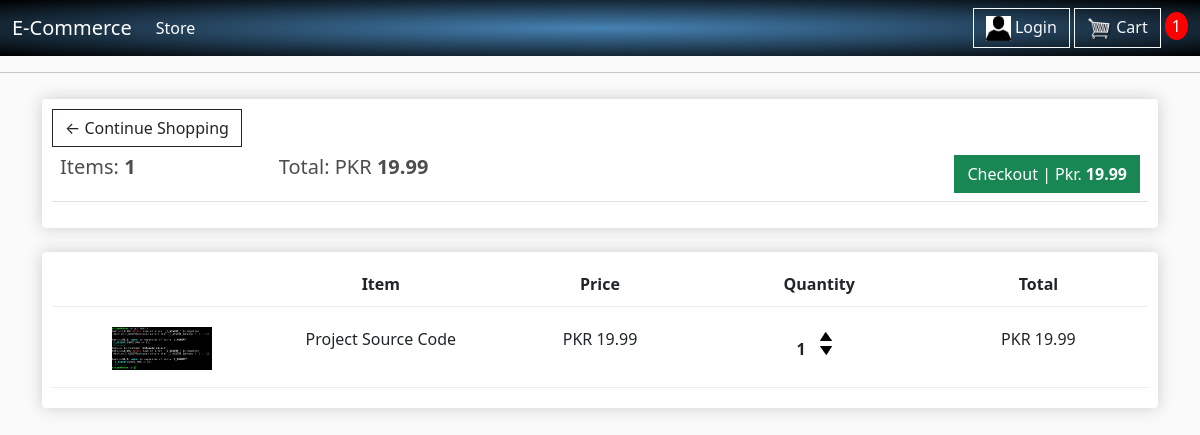
The page /cart/ (signed in) on the database as committed earlier.
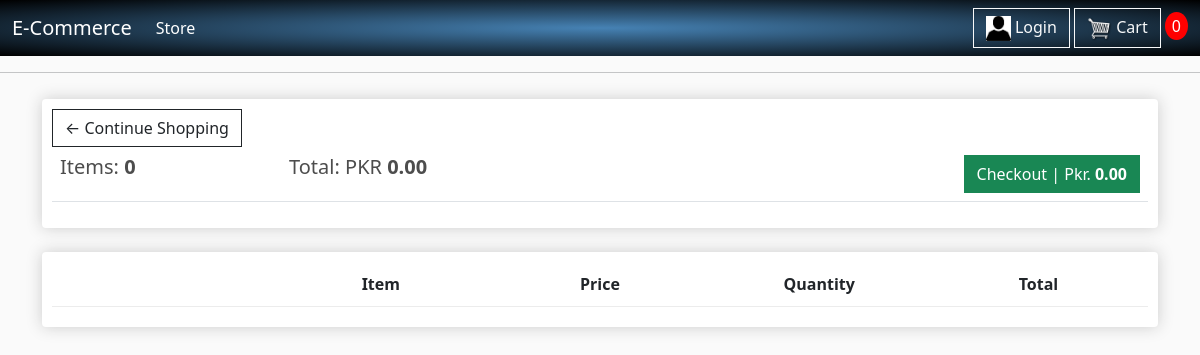
The same page on the database as committed later.
### store/models.py (models this page shows, shortened)
class Order(models.Model):
	customer = models.ForeignKey(Customer, on_delete = models.SET_NULL, null = True, blank = True)
	date_ordered = models.DateTimeField(auto_now_add = True)
	complete = models.BooleanField(default = False)
	transaction_id = models.CharField(max_length = 100, null = True)
	@property
	def get_cart_total(self):
		orderItems = self.orderitem_set.all()
		total = sum([item.get_total for item in orderItems])
		return total
	@property
	def get_cart_items(self):
		orderItems = self.orderitem_set.all()
		total = sum([item.quantity for item in orderItems])
		return total

class OrderItem(models.Model):
	product = models.ForeignKey(Product, on_delete = models.SET_NULL, null = True, blank = True)
	order = models.ForeignKey(Order, on_delete = models.SET_NULL, null = True, blank = True)
	quantity = models.IntegerField(default = 0, null = True, blank = True)
	date_ordered = models.DateTimeField(auto_now_add = True)
	@property
	def get_total(self):
		total = self.product.price * self.quantity
		return total

class Product(models.Model):
	name = models.CharField(max_length = 200, null = True)
	price = models.DecimalField(max_digits = 7, decimal_places = 2)
	digital = models.BooleanField(default = False, null = True, blank = True)
	image = models.ImageField(null = True, blank = True)  # After adding this, go to settings.py to MEDIA_ROUTE
	@property
	def imageURL(self):
		try:
			url = self.image.url
		except:
			url = ''
		return url  # Now update the img in store.html from product.image.url to product.imageURL

### store/views.py (the view, shortened to what this page needs)
# urls.py: path('cart/', views.cart, name = "cart"),
def cart(request):
	if request.user.is_authenticated:
		customer = request.user.customer
		order, created = Order.objects.get_or_create(customer = customer, complete = False)  # get_or_create() => Queries an obj with certain val, if it doesn't exist, it creates it
		items = order.orderitem_set.all()  # Getting All the orderitems that have a certain order as parent | we can query child obj by setting the parent val & then the child obj with all lowercase values
		cartItems = order.get_cart_items
	context = {'items': items, 'order': order, 'cartItems': cartItems}
	return render(request, 'store/cart.html', context)

### store/templates/store/cart.html (shortened to what this page needs)
{% extends 'store/main.html' %}
{% load static %}
{% block content %}
<div class="row">
    <div class="col-lg-12">
        <div class="box-element">
            <a class="btn btn-outline-dark" href="{% url 'store' %}">&#x2190; Continue Shopping</a>
            <br>
            <table class="table">
                <tr>
                    <th>
                        <h5>Items: <strong> {{order.get_cart_items}} </strong></h5>
                    </th>
                    <th>
                        <h5>Total: PKR <strong> {{order.get_cart_total|floatformat:2}} </strong></h5>
                    </th>
                    <th>
                        <a style="float:right" ; margin:5px; class="btn btn-success" href="{% url 'checkout' %}">Checkout
                            | Pkr.
                            <strong> {{order.get_cart_total|floatformat:2}} </strong></a>
                    </th>
                </tr>
            </table>
        </div>
        <br>
        <div class="box-element">
            <div class="cart-row">
                <div style="flex:2"></div>
                <div style="flex:2"><strong> Item </strong></div>
                <div style="flex:2"><strong> Price </strong></div>
                <div style="flex:2"><strong> Quantity</strong></div>
                <div style="flex:2"><strong> Total </strong></div>
            </div>
            {% for item in items %}
            <div class="cart-row">
                <div style="flex:2"><img class="row-image" src="{{item.product.imageURL}}"></div>
                <div style="flex:2"> {{item.product.name}}</div>
                <div style="flex:2"> PKR {{item.product.price|floatformat:2}}</div>
                <div style="flex:2">
                    <p class="quantity"> {{item.quantity}} </p>
                    <div class="quantity">
                        <img data-product={{item.product.id}} data-action="add" class="chg-quantity update-cart"
                             src="{% static  'images/arrow-up.png' %}">
                        <img data-product={{item.product.id}} data-action="remove" class="chg-quantity update-cart"
                             src="{% static  'images/arrow-down.png' %}">
                    </div>
                </div>
                <div style="flex:2"> PKR {{item.get_total|floatformat:2}}</div>
            </div>
            {% endfor %}
        </div>
    </div>
</div>
{% endblock content %}

Rows that differ between the two databases and show on the page:
removed Order: get_cart_items "1", get_cart_total "19.99"
removed OrderItem: product.imageURL (picture), product.name "Project Source Code", product.price "19.99", quantity "1", get_total "19.99"
added Order: get_cart_items "0", get_cart_total "0.00"
Other text that changed with them:
{{ cartItems }}: "1" → "0"
